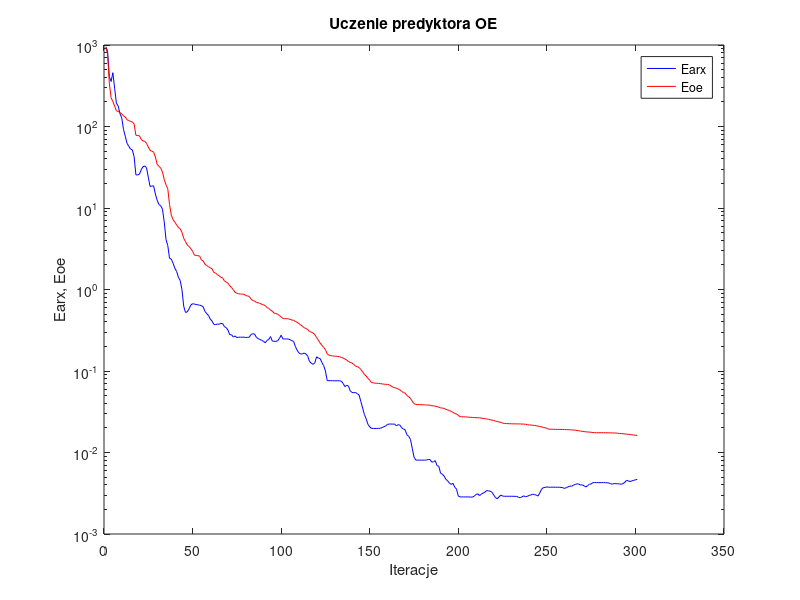
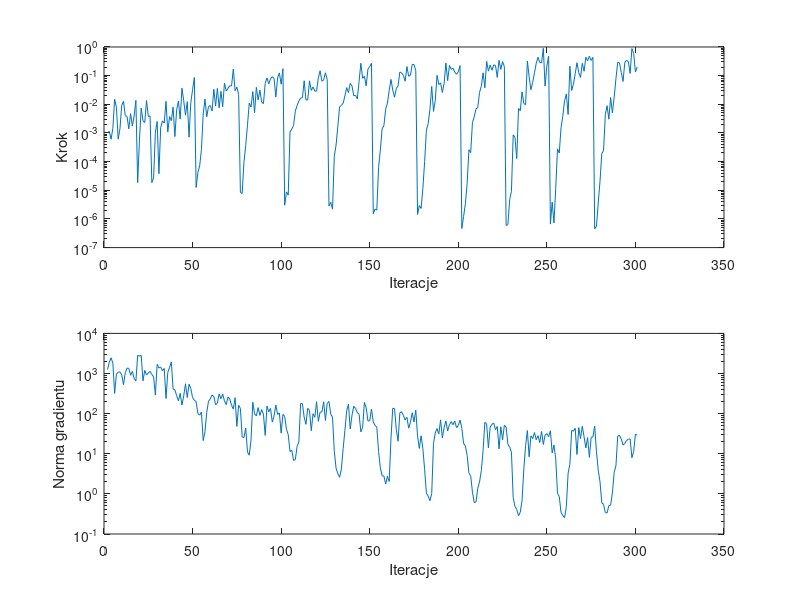

These charts were generated, in order, by the following MATLAB code:
%uczenie predyktora oe
clear all;
n=0; farx(n+1)=9.522352e+002; foe(n+1)=9.242109e+002; wspucz(n+1)=0.000000e+000; ng(n+1)=0.000000e+000;
%odnowa zmiennej metryki
n=1; farx(n+1)=8.467319e+002; foe(n+1)=7.899307e+002; krok(n+1)=1.016108e-003; ng(n+1)=1.253593e+003;
n=2; farx(n+1)=4.097195e+002; foe(n+1)=3.404733e+002; krok(n+1)=1.144090e-003; ng(n+1)=1.908658e+003;
n=3; farx(n+1)=3.569156e+002; foe(n+1)=2.251259e+002; krok(n+1)=6.038301e-004; ng(n+1)=2.462787e+003;
n=4; farx(n+1)=4.572696e+002; foe(n+1)=2.023728e+002; krok(n+1)=1.457334e-003; ng(n+1)=1.806708e+003;
n=5; farx(n+1)=2.943642e+002; foe(n+1)=1.779907e+002; krok(n+1)=1.503401e-002; ng(n+1)=3.201557e+002;
n=6; farx(n+1)=1.935648e+002; foe(n+1)=1.555773e+002; krok(n+1)=7.873683e-003; ng(n+1)=9.654401e+002;
n=7; farx(n+1)=1.787362e+002; foe(n+1)=1.536406e+002; krok(n+1)=6.095541e-004; ng(n+1)=1.075490e+003;
n=8; farx(n+1)=1.442070e+002; foe(n+1)=1.478368e+002; krok(n+1)=1.389400e-003; ng(n+1)=1.101492e+003;
n=9; farx(n+1)=1.277315e+002; foe(n+1)=1.433026e+002; krok(n+1)=9.222377e-003; ng(n+1)=9.301681e+002;
n=10; farx(n+1)=9.218980e+001; foe(n+1)=1.348922e+002; krok(n+1)=1.274938e-002; ng(n+1)=5.248021e+002;
n=11; farx(n+1)=7.603687e+001; foe(n+1)=1.306046e+002; krok(n+1)=4.027729e-003; ng(n+1)=1.055500e+003;
n=12; farx(n+1)=6.226835e+001; foe(n+1)=1.209835e+002; krok(n+1)=3.778589e-003; ng(n+1)=1.363505e+003;
n=13; farx(n+1)=5.711000e+001; foe(n+1)=1.184193e+002; krok(n+1)=1.389400e-003; ng(n+1)=1.343401e+003;
n=14; farx(n+1)=5.293128e+001; foe(n+1)=1.154124e+002; krok(n+1)=4.712379e-003; ng(n+1)=9.023315e+002;
n=15; farx(n+1)=5.169226e+001; foe(n+1)=1.140326e+002; krok(n+1)=1.737807e-003; ng(n+1)=1.130927e+003;
n=16; farx(n+1)=4.265454e+001; foe(n+1)=1.072874e+002; krok(n+1)=3.899772e-003; ng(n+1)=7.627094e+002;
n=17; farx(n+1)=2.551414e+001; foe(n+1)=7.800561e+001; krok(n+1)=1.370811e-002; ng(n+1)=6.471371e+002;
n=18; farx(n+1)=2.544008e+001; foe(n+1)=7.751896e+001; krok(n+1)=1.856661e-005; ng(n+1)=2.850260e+003;
n=19; farx(n+1)=2.598006e+001; foe(n+1)=7.701570e+001; krok(n+1)=5.499825e-004; ng(n+1)=2.712111e+003;
n=20; farx(n+1)=2.942971e+001; foe(n+1)=6.955784e+001; krok(n+1)=7.385876e-003; ng(n+1)=2.837148e+003;
n=21; farx(n+1)=3.206809e+001; foe(n+1)=6.653443e+001; krok(n+1)=2.673171e-003; ng(n+1)=6.569644e+002;
n=22; farx(n+1)=3.286796e+001; foe(n+1)=6.565135e+001; krok(n+1)=2.300371e-003; ng(n+1)=1.193351e+003;
n=23; farx(n+1)=3.112039e+001; foe(n+1)=6.234088e+001; krok(n+1)=1.352965e-002; ng(n+1)=9.201333e+002;
n=24; farx(n+1)=2.389361e+001; foe(n+1)=5.607484e+001; krok(n+1)=3.758503e-003; ng(n+1)=1.032695e+003;
n=25; farx(n+1)=1.835946e+001; foe(n+1)=5.106846e+001; krok(n+1)=3.953982e-003; ng(n+1)=1.133187e+003;
%odnowa zmiennej metryki
n=26; farx(n+1)=1.859365e+001; foe(n+1)=4.971238e+001; krok(n+1)=1.845197e-005; ng(n+1)=9.447998e+002;
n=27; farx(n+1)=1.870389e+001; foe(n+1)=4.863406e+001; krok(n+1)=2.697415e-005; ng(n+1)=8.305451e+002;
n=28; farx(n+1)=1.484763e+001; foe(n+1)=4.216385e+001; krok(n+1)=1.066655e-003; ng(n+1)=2.902673e+002;
n=29; farx(n+1)=1.249075e+001; foe(n+1)=3.442733e+001; krok(n+1)=2.531421e-003; ng(n+1)=1.684846e+003;
n=30; farx(n+1)=1.099906e+001; foe(n+1)=3.241963e+001; krok(n+1)=3.780400e-005; ng(n+1)=1.369904e+003;
n=31; farx(n+1)=1.068953e+001; foe(n+1)=3.099034e+001; krok(n+1)=1.555872e-003; ng(n+1)=1.455559e+003;
n=32; farx(n+1)=9.688416e+000; foe(n+1)=2.773315e+001; krok(n+1)=2.641497e-003; ng(n+1)=1.164465e+003;
n=33; farx(n+1)=6.744200e+000; foe(n+1)=2.234797e+001; krok(n+1)=2.222834e-003; ng(n+1)=1.336823e+003;
n=34; farx(n+1)=4.106548e+000; foe(n+1)=1.923123e+001; krok(n+1)=1.270603e-002; ng(n+1)=2.387189e+002;
n=35; farx(n+1)=3.462840e+000; foe(n+1)=1.723984e+001; krok(n+1)=1.072587e-003; ng(n+1)=1.059919e+003;
n=36; farx(n+1)=2.416975e+000; foe(n+1)=1.103116e+001; krok(n+1)=3.721397e-003; ng(n+1)=1.427320e+003;
n=37; farx(n+1)=2.357808e+000; foe(n+1)=8.168771e+000; krok(n+1)=2.695374e-003; ng(n+1)=1.928554e+003;
n=38; farx(n+1)=2.098754e+000; foe(n+1)=7.176687e+000; krok(n+1)=7.932207e-003; ng(n+1)=4.111120e+002;
n=39; farx(n+1)=1.821602e+000; foe(n+1)=6.699164e+000; krok(n+1)=7.499704e-004; ng(n+1)=3.931946e+002;
n=40; farx(n+1)=1.668038e+000; foe(n+1)=6.204024e+000; krok(n+1)=6.391423e-003; ng(n+1)=2.820407e+002;
n=41; farx(n+1)=1.410566e+000; foe(n+1)=5.783261e+000; krok(n+1)=1.299379e-002; ng(n+1)=2.095019e+002;
n=42; farx(n+1)=1.291428e+000; foe(n+1)=5.550348e+000; krok(n+1)=3.036370e-003; ng(n+1)=3.193973e+002;
n=43; farx(n+1)=9.980780e-001; foe(n+1)=5.035337e+000; krok(n+1)=3.651364e-002; ng(n+1)=1.638795e+002;
n=44; farx(n+1)=6.225953e-001; foe(n+1)=4.239835e+000; krok(n+1)=1.333847e-002; ng(n+1)=2.772000e+002;
n=45; farx(n+1)=5.234020e-001; foe(n+1)=3.872971e+000; krok(n+1)=4.162174e-003; ng(n+1)=5.550725e+002;
n=46; farx(n+1)=5.311794e-001; foe(n+1)=3.521168e+000; krok(n+1)=1.238474e-002; ng(n+1)=2.525484e+002;
n=47; farx(n+1)=5.780201e-001; foe(n+1)=3.376883e+000; krok(n+1)=7.138862e-004; ng(n+1)=5.420718e+002;
n=48; farx(n+1)=6.441372e-001; foe(n+1)=3.167553e+000; krok(n+1)=1.142218e-002; ng(n+1)=4.251483e+002;
n=49; farx(n+1)=6.698538e-001; foe(n+1)=2.954211e+000; krok(n+1)=3.271756e-002; ng(n+1)=2.523299e+002;
n=50; farx(n+1)=6.621978e-001; foe(n+1)=2.646353e+000; krok(n+1)=8.625198e-002; ng(n+1)=2.147784e+002;
%odnowa zmiennej metryki
n=51; farx(n+1)=6.552757e-001; foe(n+1)=2.620095e+000; krok(n+1)=1.248150e-005; ng(n+1)=2.003598e+002;
n=52; farx(n+1)=6.482346e-001; foe(n+1)=2.598438e+000; krok(n+1)=4.244958e-005; ng(n+1)=9.955005e+001;
n=53; farx(n+1)=6.424993e-001; foe(n+1)=2.570411e+000; krok(n+1)=7.066590e-005; ng(n+1)=9.200959e+001;
n=54; farx(n+1)=6.340312e-001; foe(n+1)=2.302128e+000; krok(n+1)=2.652070e-004; ng(n+1)=1.092652e+002;
n=55; farx(n+1)=6.123602e-001; foe(n+1)=2.243346e+000; krok(n+1)=4.633998e-003; ng(n+1)=2.133161e+001;
n=56; farx(n+1)=5.384612e-001; foe(n+1)=2.042230e+000; krok(n+1)=1.517095e-002; ng(n+1)=3.555127e+001;
n=57; farx(n+1)=5.052474e-001; foe(n+1)=1.966428e+000; krok(n+1)=3.683227e-003; ng(n+1)=1.080460e+002;
n=58; farx(n+1)=4.800557e-001; foe(n+1)=1.904149e+000; krok(n+1)=8.402186e-003; ng(n+1)=2.032862e+002;
n=59; farx(n+1)=4.325513e-001; foe(n+1)=1.846254e+000; krok(n+1)=9.041785e-003; ng(n+1)=2.329118e+002;
n=60; farx(n+1)=4.105785e-001; foe(n+1)=1.792876e+000; krok(n+1)=5.829556e-003; ng(n+1)=2.933005e+002;
n=61; farx(n+1)=3.732044e-001; foe(n+1)=1.620670e+000; krok(n+1)=3.346041e-002; ng(n+1)=2.649206e+002;
n=62; farx(n+1)=3.702702e-001; foe(n+1)=1.591495e+000; krok(n+1)=8.704305e-003; ng(n+1)=1.681743e+002;
n=63; farx(n+1)=3.770801e-001; foe(n+1)=1.522104e+000; krok(n+1)=3.598781e-002; ng(n+1)=1.841495e+002;
n=64; farx(n+1)=3.750431e-001; foe(n+1)=1.473685e+000; krok(n+1)=7.530795e-003; ng(n+1)=3.119969e+002;
n=65; farx(n+1)=3.834633e-001; foe(n+1)=1.413272e+000; krok(n+1)=2.835564e-002; ng(n+1)=2.356373e+002;
n=66; farx(n+1)=3.810452e-001; foe(n+1)=1.381977e+000; krok(n+1)=8.193332e-003; ng(n+1)=3.067897e+002;
n=67; farx(n+1)=3.504527e-001; foe(n+1)=1.271829e+000; krok(n+1)=5.500175e-002; ng(n+1)=2.086197e+002;
n=68; farx(n+1)=3.397621e-001; foe(n+1)=1.232579e+000; krok(n+1)=2.900728e-002; ng(n+1)=1.681855e+002;
n=69; farx(n+1)=3.168318e-001; foe(n+1)=1.195607e+000; krok(n+1)=3.638604e-002; ng(n+1)=2.591625e+002;
n=70; farx(n+1)=2.780484e-001; foe(n+1)=1.111776e+000; krok(n+1)=4.438543e-002; ng(n+1)=2.336739e+002;
n=71; farx(n+1)=2.790420e-001; foe(n+1)=1.056505e+000; krok(n+1)=4.346837e-002; ng(n+1)=1.612842e+002;
n=72; farx(n+1)=2.611779e-001; foe(n+1)=9.928383e-001; krok(n+1)=1.690415e-001; ng(n+1)=1.300234e+002;
n=73; farx(n+1)=2.691892e-001; foe(n+1)=9.224956e-001; krok(n+1)=2.977118e-002; ng(n+1)=2.497578e+002;
n=74; farx(n+1)=2.567716e-001; foe(n+1)=8.999114e-001; krok(n+1)=4.002904e-002; ng(n+1)=4.807290e+001;
n=75; farx(n+1)=2.599442e-001; foe(n+1)=8.869036e-001; krok(n+1)=2.219272e-002; ng(n+1)=1.610112e+002;
%odnowa zmiennej metryki
n=76; farx(n+1)=2.599035e-001; foe(n+1)=8.787037e-001; krok(n+1)=8.466097e-006; ng(n+1)=1.352589e+002;
n=77; farx(n+1)=2.598300e-001; foe(n+1)=8.783044e-001; krok(n+1)=7.746296e-006; ng(n+1)=2.635530e+001;
n=78; farx(n+1)=2.606298e-001; foe(n+1)=8.753182e-001; krok(n+1)=9.552003e-005; ng(n+1)=2.530025e+001;
n=79; farx(n+1)=2.576173e-001; foe(n+1)=8.424726e-001; krok(n+1)=3.643472e-004; ng(n+1)=4.387056e+001;
n=80; farx(n+1)=2.587868e-001; foe(n+1)=8.330274e-001; krok(n+1)=1.916949e-003; ng(n+1)=1.110045e+001;
n=81; farx(n+1)=2.595601e-001; foe(n+1)=8.223425e-001; krok(n+1)=1.109636e-002; ng(n+1)=9.209392e+000;
n=82; farx(n+1)=2.811625e-001; foe(n+1)=7.650313e-001; krok(n+1)=8.029022e-003; ng(n+1)=2.213023e+001;
n=83; farx(n+1)=2.864536e-001; foe(n+1)=7.304544e-001; krok(n+1)=2.768352e-002; ng(n+1)=1.920487e+002;
n=84; farx(n+1)=2.848245e-001; foe(n+1)=7.216445e-001; krok(n+1)=5.095665e-003; ng(n+1)=9.932840e+001;
n=85; farx(n+1)=2.592167e-001; foe(n+1)=6.958435e-001; krok(n+1)=3.899737e-002; ng(n+1)=8.772598e+001;
n=86; farx(n+1)=2.494024e-001; foe(n+1)=6.867067e-001; krok(n+1)=1.417782e-002; ng(n+1)=1.413685e+002;
n=87; farx(n+1)=2.437777e-001; foe(n+1)=6.759229e-001; krok(n+1)=3.094863e-002; ng(n+1)=9.052096e+001;
n=88; farx(n+1)=2.381564e-001; foe(n+1)=6.588272e-001; krok(n+1)=1.204622e-002; ng(n+1)=1.269326e+002;
n=89; farx(n+1)=2.314951e-001; foe(n+1)=6.483725e-001; krok(n+1)=1.056599e-002; ng(n+1)=9.712611e+001;
n=90; farx(n+1)=2.219673e-001; foe(n+1)=6.352768e-001; krok(n+1)=5.360061e-002; ng(n+1)=2.867730e+001;
n=91; farx(n+1)=2.366009e-001; foe(n+1)=6.004676e-001; krok(n+1)=8.343059e-002; ng(n+1)=1.543023e+002;
n=92; farx(n+1)=2.438758e-001; foe(n+1)=5.856484e-001; krok(n+1)=5.160128e-002; ng(n+1)=1.104273e+002;
n=93; farx(n+1)=2.644207e-001; foe(n+1)=5.588852e-001; krok(n+1)=7.742260e-002; ng(n+1)=1.351177e+002;
n=94; farx(n+1)=2.329171e-001; foe(n+1)=5.432517e-001; krok(n+1)=9.228634e-002; ng(n+1)=6.147705e+001;
n=95; farx(n+1)=2.322372e-001; foe(n+1)=5.125590e-001; krok(n+1)=8.044705e-002; ng(n+1)=8.734305e+001;
n=96; farx(n+1)=2.305055e-001; foe(n+1)=5.083734e-001; krok(n+1)=1.799391e-002; ng(n+1)=1.634177e+002;
n=97; farx(n+1)=2.351898e-001; foe(n+1)=4.966008e-001; krok(n+1)=8.373214e-002; ng(n+1)=9.563709e+001;
n=98; farx(n+1)=2.502317e-001; foe(n+1)=4.799078e-001; krok(n+1)=1.247419e-001; ng(n+1)=1.043052e+002;
n=99; farx(n+1)=2.751291e-001; foe(n+1)=4.616425e-001; krok(n+1)=5.005537e-002; ng(n+1)=3.264816e+001;
n=100; farx(n+1)=2.474519e-001; foe(n+1)=4.402807e-001; krok(n+1)=1.755320e-001; ng(n+1)=9.554132e+001;
%odnowa zmiennej metryki
n=101; farx(n+1)=2.474538e-001; foe(n+1)=4.387384e-001; krok(n+1)=3.021959e-006; ng(n+1)=8.504604e+001;
n=102; farx(n+1)=2.473172e-001; foe(n+1)=4.380219e-001; krok(n+1)=8.778020e-006; ng(n+1)=4.073178e+001;
n=103; farx(n+1)=2.471164e-001; foe(n+1)=4.376285e-001; krok(n+1)=6.772347e-006; ng(n+1)=2.999875e+001;
n=104; farx(n+1)=2.424702e-001; foe(n+1)=4.305663e-001; krok(n+1)=1.093065e-003; ng(n+1)=1.133591e+001;
n=105; farx(n+1)=2.355261e-001; foe(n+1)=4.220205e-001; krok(n+1)=1.369522e-003; ng(n+1)=1.228744e+001;
n=106; farx(n+1)=2.315667e-001; foe(n+1)=4.191775e-001; krok(n+1)=1.812955e-003; ng(n+1)=6.813964e+000;
n=107; farx(n+1)=2.008769e-001; foe(n+1)=4.058181e-001; krok(n+1)=5.767896e-003; ng(n+1)=7.149471e+000;
n=108; farx(n+1)=1.803517e-001; foe(n+1)=3.959880e-001; krok(n+1)=9.045235e-003; ng(n+1)=1.532802e+001;
n=109; farx(n+1)=1.671339e-001; foe(n+1)=3.823401e-001; krok(n+1)=1.305754e-002; ng(n+1)=1.955493e+001;
n=110; farx(n+1)=1.617042e-001; foe(n+1)=3.683685e-001; krok(n+1)=1.647425e-002; ng(n+1)=1.792971e+002;
n=111; farx(n+1)=1.623233e-001; foe(n+1)=3.543384e-001; krok(n+1)=1.693613e-002; ng(n+1)=1.768617e+002;
n=112; farx(n+1)=1.660199e-001; foe(n+1)=3.399657e-001; krok(n+1)=6.640781e-002; ng(n+1)=8.132959e+001;
n=113; farx(n+1)=1.618357e-001; foe(n+1)=3.325225e-001; krok(n+1)=1.417782e-002; ng(n+1)=5.418111e+001;
n=114; farx(n+1)=1.520814e-001; foe(n+1)=3.223614e-001; krok(n+1)=1.420161e-002; ng(n+1)=1.355548e+002;
n=115; farx(n+1)=1.308138e-001; foe(n+1)=3.059716e-001; krok(n+1)=6.602029e-002; ng(n+1)=1.203181e+002;
n=116; farx(n+1)=1.247333e-001; foe(n+1)=3.000142e-001; krok(n+1)=3.064379e-002; ng(n+1)=3.764074e+001;
n=117; farx(n+1)=1.205875e-001; foe(n+1)=2.928907e-001; krok(n+1)=4.030924e-002; ng(n+1)=9.967208e+001;
n=118; farx(n+1)=1.258276e-001; foe(n+1)=2.793147e-001; krok(n+1)=2.876644e-002; ng(n+1)=8.085938e+001;
n=119; farx(n+1)=1.494865e-001; foe(n+1)=2.575485e-001; krok(n+1)=2.900728e-002; ng(n+1)=1.975666e+002;
n=120; farx(n+1)=1.439223e-001; foe(n+1)=2.394554e-001; krok(n+1)=8.436372e-002; ng(n+1)=6.427535e+001;
n=121; farx(n+1)=1.422414e-001; foe(n+1)=2.196567e-001; krok(n+1)=1.479692e-001; ng(n+1)=1.090886e+002;
n=122; farx(n+1)=1.273219e-001; foe(n+1)=2.072113e-001; krok(n+1)=6.385486e-002; ng(n+1)=1.099959e+002;
n=123; farx(n+1)=1.164691e-001; foe(n+1)=1.947853e-001; krok(n+1)=7.143431e-002; ng(n+1)=1.980455e+002;
n=124; farx(n+1)=1.000603e-001; foe(n+1)=1.831936e-001; krok(n+1)=1.261335e-001; ng(n+1)=6.742151e+001;
n=125; farx(n+1)=7.616597e-002; foe(n+1)=1.620749e-001; krok(n+1)=7.414397e-002; ng(n+1)=1.808728e+002;
%odnowa zmiennej metryki
n=126; farx(n+1)=7.613911e-002; foe(n+1)=1.564000e-001; krok(n+1)=2.803760e-006; ng(n+1)=2.011839e+002;
n=127; farx(n+1)=7.608706e-002; foe(n+1)=1.542239e-001; krok(n+1)=3.799870e-006; ng(n+1)=9.677479e+001;
n=128; farx(n+1)=7.602047e-002; foe(n+1)=1.532838e-001; krok(n+1)=2.199796e-006; ng(n+1)=8.203868e+001;
n=129; farx(n+1)=7.594328e-002; foe(n+1)=1.522806e-001; krok(n+1)=1.553088e-004; ng(n+1)=1.161014e+001;
n=130; farx(n+1)=7.577528e-002; foe(n+1)=1.517976e-001; krok(n+1)=3.738062e-004; ng(n+1)=4.374194e+000;
n=131; farx(n+1)=7.587131e-002; foe(n+1)=1.511280e-001; krok(n+1)=1.709568e-003; ng(n+1)=3.220042e+000;
n=132; farx(n+1)=7.600433e-002; foe(n+1)=1.497442e-001; krok(n+1)=8.174750e-003; ng(n+1)=2.585596e+000;
n=133; farx(n+1)=7.485498e-002; foe(n+1)=1.469029e-001; krok(n+1)=9.157950e-003; ng(n+1)=4.172716e+000;
n=134; farx(n+1)=7.028469e-002; foe(n+1)=1.443195e-001; krok(n+1)=1.089156e-002; ng(n+1)=1.347942e+001;
n=135; farx(n+1)=6.436488e-002; foe(n+1)=1.401852e-001; krok(n+1)=1.970594e-002; ng(n+1)=3.850512e+001;
n=136; farx(n+1)=6.691582e-002; foe(n+1)=1.365149e-001; krok(n+1)=3.833684e-002; ng(n+1)=1.182178e+002;
n=137; farx(n+1)=6.526879e-002; foe(n+1)=1.309081e-001; krok(n+1)=2.560682e-002; ng(n+1)=1.719586e+002;
n=138; farx(n+1)=5.694200e-002; foe(n+1)=1.274577e-001; krok(n+1)=5.360061e-002; ng(n+1)=4.124155e+001;
n=139; farx(n+1)=5.457335e-002; foe(n+1)=1.251937e-001; krok(n+1)=4.366353e-002; ng(n+1)=9.173663e+001;
n=140; farx(n+1)=5.410810e-002; foe(n+1)=1.202048e-001; krok(n+1)=1.975828e-002; ng(n+1)=1.531134e+002;
n=141; farx(n+1)=5.443023e-002; foe(n+1)=1.148685e-001; krok(n+1)=2.082971e-002; ng(n+1)=1.349568e+002;
n=142; farx(n+1)=5.281372e-002; foe(n+1)=1.129942e-001; krok(n+1)=1.527445e-002; ng(n+1)=1.063187e+002;
n=143; farx(n+1)=5.060275e-002; foe(n+1)=1.103189e-001; krok(n+1)=6.418507e-002; ng(n+1)=9.651156e+001;
n=144; farx(n+1)=4.222780e-002; foe(n+1)=1.042639e-001; krok(n+1)=2.701916e-001; ng(n+1)=3.510012e+001;
n=145; farx(n+1)=3.510650e-002; foe(n+1)=9.799094e-002; krok(n+1)=8.100548e-002; ng(n+1)=4.568978e+001;
n=146; farx(n+1)=2.920011e-002; foe(n+1)=9.055938e-002; krok(n+1)=9.569438e-002; ng(n+1)=1.900560e+002;
n=147; farx(n+1)=2.590362e-002; foe(n+1)=8.673045e-002; krok(n+1)=4.382471e-002; ng(n+1)=1.408609e+002;
n=148; farx(n+1)=2.212006e-002; foe(n+1)=8.125214e-002; krok(n+1)=1.702433e-001; ng(n+1)=6.570549e+001;
n=149; farx(n+1)=2.065592e-002; foe(n+1)=7.735884e-002; krok(n+1)=2.088513e-001; ng(n+1)=6.604481e+001;
n=150; farx(n+1)=1.976924e-002; foe(n+1)=7.210360e-002; krok(n+1)=2.681247e-001; ng(n+1)=1.294074e+002;
%odnowa zmiennej metryki
n=151; farx(n+1)=1.975291e-002; foe(n+1)=7.156147e-002; krok(n+1)=1.517574e-006; ng(n+1)=6.260319e+001;
n=152; farx(n+1)=1.973846e-002; foe(n+1)=7.100382e-002; krok(n+1)=2.201936e-006; ng(n+1)=5.100547e+001;
n=153; farx(n+1)=1.973688e-002; foe(n+1)=7.079613e-002; krok(n+1)=2.026605e-006; ng(n+1)=4.623645e+001;
n=154; farx(n+1)=1.976934e-002; foe(n+1)=7.034569e-002; krok(n+1)=6.352069e-005; ng(n+1)=1.147450e+001;
n=155; farx(n+1)=1.985345e-002; foe(n+1)=7.009612e-002; krok(n+1)=2.540269e-004; ng(n+1)=4.443815e+000;
n=156; farx(n+1)=2.021405e-002; foe(n+1)=6.942858e-002; krok(n+1)=1.387045e-003; ng(n+1)=2.823224e+000;
n=157; farx(n+1)=2.074887e-002; foe(n+1)=6.890791e-002; krok(n+1)=1.797919e-003; ng(n+1)=2.792058e+000;
n=158; farx(n+1)=2.117392e-002; foe(n+1)=6.865692e-002; krok(n+1)=6.753788e-003; ng(n+1)=1.756524e+000;
n=159; farx(n+1)=2.205198e-002; foe(n+1)=6.842076e-002; krok(n+1)=1.109636e-002; ng(n+1)=2.743530e+000;
n=160; farx(n+1)=2.237534e-002; foe(n+1)=6.779475e-002; krok(n+1)=3.068686e-002; ng(n+1)=2.035551e+000;
n=161; farx(n+1)=2.235260e-002; foe(n+1)=6.556956e-002; krok(n+1)=7.399738e-002; ng(n+1)=2.414714e+001;
n=162; farx(n+1)=2.225761e-002; foe(n+1)=6.350810e-002; krok(n+1)=3.150760e-002; ng(n+1)=1.364364e+002;
n=163; farx(n+1)=2.238168e-002; foe(n+1)=6.240972e-002; krok(n+1)=1.761298e-002; ng(n+1)=1.336621e+002;
n=164; farx(n+1)=2.130161e-002; foe(n+1)=6.159044e-002; krok(n+1)=3.500452e-002; ng(n+1)=4.044107e+001;
n=165; farx(n+1)=2.191791e-002; foe(n+1)=6.022131e-002; krok(n+1)=4.438543e-002; ng(n+1)=2.048368e+001;
n=166; farx(n+1)=2.173474e-002; foe(n+1)=5.882486e-002; krok(n+1)=1.344556e-001; ng(n+1)=1.044963e+002;
n=167; farx(n+1)=2.021840e-002; foe(n+1)=5.631900e-002; krok(n+1)=1.247419e-001; ng(n+1)=1.118841e+002;
n=168; farx(n+1)=1.943897e-002; foe(n+1)=5.453641e-002; krok(n+1)=1.022485e-001; ng(n+1)=9.076905e+001;
n=169; farx(n+1)=1.894351e-002; foe(n+1)=5.351473e-002; krok(n+1)=6.385486e-002; ng(n+1)=6.997544e+001;
n=170; farx(n+1)=1.648761e-002; foe(n+1)=4.996938e-002; krok(n+1)=2.073757e-001; ng(n+1)=8.108921e+001;
n=171; farx(n+1)=1.579412e-002; foe(n+1)=4.838088e-002; krok(n+1)=9.515193e-002; ng(n+1)=4.337034e+001;
n=172; farx(n+1)=1.448936e-002; foe(n+1)=4.609942e-002; krok(n+1)=1.044009e-001; ng(n+1)=6.134933e+001;
n=173; farx(n+1)=1.129604e-002; foe(n+1)=4.261833e-002; krok(n+1)=2.487059e-001; ng(n+1)=1.052679e+002;
n=174; farx(n+1)=8.799000e-003; foe(n+1)=3.979507e-002; krok(n+1)=2.427388e-001; ng(n+1)=6.204048e+001;
n=175; farx(n+1)=8.073433e-003; foe(n+1)=3.881393e-002; krok(n+1)=1.498842e-001; ng(n+1)=1.224641e+002;
%odnowa zmiennej metryki
n=176; farx(n+1)=8.070190e-003; foe(n+1)=3.875558e-002; krok(n+1)=1.426351e-006; ng(n+1)=2.802753e+001;
n=177; farx(n+1)=8.067588e-003; foe(n+1)=3.872359e-002; krok(n+1)=2.938190e-006; ng(n+1)=1.357956e+001;
n=178; farx(n+1)=8.062496e-003; foe(n+1)=3.861056e-002; krok(n+1)=2.320674e-006; ng(n+1)=2.814044e+001;
n=179; farx(n+1)=8.062512e-003; foe(n+1)=3.847629e-002; krok(n+1)=1.161317e-005; ng(n+1)=1.350776e+001;
n=180; farx(n+1)=8.048868e-003; foe(n+1)=3.836888e-002; krok(n+1)=9.985203e-005; ng(n+1)=4.040204e+000;
n=181; farx(n+1)=8.100856e-003; foe(n+1)=3.829279e-002; krok(n+1)=1.255562e-003; ng(n+1)=1.032685e+000;
n=182; farx(n+1)=8.211587e-003; foe(n+1)=3.820756e-002; krok(n+1)=2.118327e-003; ng(n+1)=8.860244e-001;
n=183; farx(n+1)=8.214771e-003; foe(n+1)=3.806776e-002; krok(n+1)=6.802533e-003; ng(n+1)=6.769199e-001;
n=184; farx(n+1)=7.650313e-003; foe(n+1)=3.749196e-002; krok(n+1)=4.194258e-002; ng(n+1)=1.016055e+000;
n=185; farx(n+1)=7.672253e-003; foe(n+1)=3.728813e-002; krok(n+1)=5.636318e-003; ng(n+1)=1.808527e+001;
n=186; farx(n+1)=7.942868e-003; foe(n+1)=3.712377e-002; krok(n+1)=1.346946e-002; ng(n+1)=3.276490e+001;
n=187; farx(n+1)=6.909806e-003; foe(n+1)=3.642780e-002; krok(n+1)=1.024273e-001; ng(n+1)=4.269206e+001;
n=188; farx(n+1)=6.788273e-003; foe(n+1)=3.607240e-002; krok(n+1)=4.904612e-002; ng(n+1)=3.097884e+001;
n=189; farx(n+1)=5.577685e-003; foe(n+1)=3.525806e-002; krok(n+1)=5.600725e-002; ng(n+1)=6.994514e+001;
n=190; farx(n+1)=5.407800e-003; foe(n+1)=3.508769e-002; krok(n+1)=2.580064e-002; ng(n+1)=2.496923e+001;
n=191; farx(n+1)=5.137096e-003; foe(n+1)=3.477796e-002; krok(n+1)=5.360061e-002; ng(n+1)=4.455646e+001;
n=192; farx(n+1)=4.686717e-003; foe(n+1)=3.380444e-002; krok(n+1)=2.775732e-001; ng(n+1)=6.606548e+001;
n=193; farx(n+1)=4.498758e-003; foe(n+1)=3.335180e-002; krok(n+1)=6.722782e-002; ng(n+1)=3.714933e+001;
n=194; farx(n+1)=4.196531e-003; foe(n+1)=3.261334e-002; krok(n+1)=2.268451e-001; ng(n+1)=5.281070e+001;
n=195; farx(n+1)=4.069055e-003; foe(n+1)=3.200712e-002; krok(n+1)=1.664562e-001; ng(n+1)=6.340595e+001;
n=196; farx(n+1)=4.180652e-003; foe(n+1)=3.106057e-002; krok(n+1)=1.809599e-001; ng(n+1)=5.286771e+001;
n=197; farx(n+1)=3.753879e-003; foe(n+1)=3.008153e-002; krok(n+1)=1.337651e-001; ng(n+1)=6.550438e+001;
n=198; farx(n+1)=3.557755e-003; foe(n+1)=2.970085e-002; krok(n+1)=1.115271e-001; ng(n+1)=4.472324e+001;
n=199; farx(n+1)=2.922057e-003; foe(n+1)=2.863405e-002; krok(n+1)=1.350863e-001; ng(n+1)=5.058027e+001;
n=200; farx(n+1)=2.852223e-003; foe(n+1)=2.749084e-002; krok(n+1)=2.230542e-001; ng(n+1)=6.945126e+001;
%odnowa zmiennej metryki
n=201; farx(n+1)=2.851681e-003; foe(n+1)=2.743407e-002; krok(n+1)=4.613351e-007; ng(n+1)=4.308981e+001;
n=202; farx(n+1)=2.851859e-003; foe(n+1)=2.740578e-002; krok(n+1)=1.225769e-006; ng(n+1)=1.803301e+001;
n=203; farx(n+1)=2.849405e-003; foe(n+1)=2.735434e-002; krok(n+1)=3.403857e-006; ng(n+1)=1.560134e+001;
n=204; farx(n+1)=2.850592e-003; foe(n+1)=2.726529e-002; krok(n+1)=1.755604e-005; ng(n+1)=9.130651e+000;
n=205; farx(n+1)=2.850017e-003; foe(n+1)=2.712399e-002; krok(n+1)=2.594055e-004; ng(n+1)=3.262524e+000;
n=206; farx(n+1)=2.837168e-003; foe(n+1)=2.701994e-002; krok(n+1)=2.054008e-004; ng(n+1)=2.843644e+000;
n=207; farx(n+1)=2.833632e-003; foe(n+1)=2.689183e-002; krok(n+1)=2.341941e-003; ng(n+1)=1.101786e+000;
n=208; farx(n+1)=2.913694e-003; foe(n+1)=2.682723e-002; krok(n+1)=3.683227e-003; ng(n+1)=6.057822e-001;
n=209; farx(n+1)=3.054672e-003; foe(n+1)=2.675953e-002; krok(n+1)=6.941453e-003; ng(n+1)=6.309323e-001;
n=210; farx(n+1)=3.114951e-003; foe(n+1)=2.671979e-002; krok(n+1)=7.760194e-003; ng(n+1)=1.387303e+000;
n=211; farx(n+1)=2.961567e-003; foe(n+1)=2.664568e-002; krok(n+1)=2.610641e-002; ng(n+1)=1.987065e+000;
n=212; farx(n+1)=3.085280e-003; foe(n+1)=2.643067e-002; krok(n+1)=4.256083e-002; ng(n+1)=3.808324e+000;
n=213; farx(n+1)=3.172862e-003; foe(n+1)=2.615923e-002; krok(n+1)=1.257655e-001; ng(n+1)=1.215234e+001;
n=214; farx(n+1)=3.262680e-003; foe(n+1)=2.603396e-002; krok(n+1)=3.771383e-002; ng(n+1)=6.041842e+001;
n=215; farx(n+1)=3.410279e-003; foe(n+1)=2.572794e-002; krok(n+1)=3.152950e-001; ng(n+1)=5.498131e+001;
n=216; farx(n+1)=3.384301e-003; foe(n+1)=2.558605e-002; krok(n+1)=1.438191e-001; ng(n+1)=1.398149e+001;
n=217; farx(n+1)=3.361187e-003; foe(n+1)=2.523111e-002; krok(n+1)=2.340680e-001; ng(n+1)=4.605769e+001;
n=218; farx(n+1)=3.254755e-003; foe(n+1)=2.500242e-002; krok(n+1)=1.545508e-001; ng(n+1)=5.432539e+001;
n=219; farx(n+1)=3.012222e-003; foe(n+1)=2.469476e-002; krok(n+1)=2.373843e-001; ng(n+1)=5.830044e+001;
n=220; farx(n+1)=2.799448e-003; foe(n+1)=2.424581e-002; krok(n+1)=2.271963e-001; ng(n+1)=3.982633e+001;
n=221; farx(n+1)=2.702002e-003; foe(n+1)=2.407297e-002; krok(n+1)=8.662598e-002; ng(n+1)=4.780919e+001;
n=222; farx(n+1)=2.855854e-003; foe(n+1)=2.363682e-002; krok(n+1)=3.427774e-001; ng(n+1)=1.321316e+001;
n=223; farx(n+1)=3.000439e-003; foe(n+1)=2.344008e-002; krok(n+1)=1.653712e-001; ng(n+1)=4.697912e+001;
n=224; farx(n+1)=2.923361e-003; foe(n+1)=2.298752e-002; krok(n+1)=3.091610e-001; ng(n+1)=2.202081e+001;
n=225; farx(n+1)=2.904408e-003; foe(n+1)=2.269853e-002; krok(n+1)=2.093785e-001; ng(n+1)=5.128896e+001;
%odnowa zmiennej metryki
n=226; farx(n+1)=2.904627e-003; foe(n+1)=2.263053e-002; krok(n+1)=5.936138e-007; ng(n+1)=4.636476e+001;
n=227; farx(n+1)=2.904925e-003; foe(n+1)=2.261645e-002; krok(n+1)=6.272198e-007; ng(n+1)=1.728214e+001;
n=228; farx(n+1)=2.902739e-003; foe(n+1)=2.255358e-002; krok(n+1)=4.687854e-006; ng(n+1)=1.464401e+001;
n=229; farx(n+1)=2.903756e-003; foe(n+1)=2.248894e-002; krok(n+1)=9.207477e-006; ng(n+1)=1.094610e+001;
n=230; farx(n+1)=2.902845e-003; foe(n+1)=2.246186e-002; krok(n+1)=8.567570e-004; ng(n+1)=8.011107e-001;
n=231; farx(n+1)=2.896372e-003; foe(n+1)=2.245336e-002; krok(n+1)=7.010487e-004; ng(n+1)=4.851291e-001;
n=232; farx(n+1)=2.895253e-003; foe(n+1)=2.245204e-002; krok(n+1)=1.279822e-004; ng(n+1)=4.112052e-001;
n=233; farx(n+1)=2.819116e-003; foe(n+1)=2.242683e-002; krok(n+1)=7.119007e-003; ng(n+1)=2.851216e-001;
n=234; farx(n+1)=2.787450e-003; foe(n+1)=2.241008e-002; krok(n+1)=5.977052e-003; ng(n+1)=3.504488e-001;
n=235; farx(n+1)=2.862778e-003; foe(n+1)=2.236321e-002; krok(n+1)=2.721013e-002; ng(n+1)=6.903436e-001;
n=236; farx(n+1)=2.936743e-003; foe(n+1)=2.229743e-002; krok(n+1)=1.063635e-002; ng(n+1)=4.235473e+000;
n=237; farx(n+1)=2.872270e-003; foe(n+1)=2.222549e-002; krok(n+1)=9.661282e-003; ng(n+1)=1.592375e+001;
n=238; farx(n+1)=2.901152e-003; foe(n+1)=2.188943e-002; krok(n+1)=3.240219e-001; ng(n+1)=3.792289e+001;
n=239; farx(n+1)=2.971769e-003; foe(n+1)=2.178051e-002; krok(n+1)=9.137743e-002; ng(n+1)=8.397986e+000;
n=240; farx(n+1)=3.016041e-003; foe(n+1)=2.173311e-002; krok(n+1)=3.209254e-002; ng(n+1)=2.804079e+001;
n=241; farx(n+1)=3.081065e-003; foe(n+1)=2.159562e-002; krok(n+1)=5.857529e-002; ng(n+1)=2.387078e+001;
n=242; farx(n+1)=3.042547e-003; foe(n+1)=2.144948e-002; krok(n+1)=1.257655e-001; ng(n+1)=3.374692e+001;
n=243; farx(n+1)=3.002808e-003; foe(n+1)=2.129574e-002; krok(n+1)=2.701727e-001; ng(n+1)=2.232350e+001;
n=244; farx(n+1)=2.921565e-003; foe(n+1)=2.107057e-002; krok(n+1)=4.353621e-001; ng(n+1)=2.822339e+001;
n=245; farx(n+1)=3.194112e-003; foe(n+1)=2.089105e-002; krok(n+1)=2.889625e-001; ng(n+1)=1.909087e+001;
n=246; farx(n+1)=3.539575e-003; foe(n+1)=2.067477e-002; krok(n+1)=2.774171e-001; ng(n+1)=3.594154e+001;
n=247; farx(n+1)=3.712400e-003; foe(n+1)=2.021437e-002; krok(n+1)=9.001093e-001; ng(n+1)=1.704123e+001;
n=248; farx(n+1)=3.730452e-003; foe(n+1)=2.012670e-002; krok(n+1)=4.312599e-002; ng(n+1)=2.924148e+001;
n=249; farx(n+1)=3.784846e-003; foe(n+1)=1.978149e-002; krok(n+1)=2.192961e-001; ng(n+1)=3.183528e+001;
n=250; farx(n+1)=3.749621e-003; foe(n+1)=1.935412e-002; krok(n+1)=4.763389e-001; ng(n+1)=2.664187e+001;
%odnowa zmiennej metryki
n=251; farx(n+1)=3.750787e-003; foe(n+1)=1.930331e-002; krok(n+1)=6.623605e-007; ng(n+1)=3.757557e+001;
n=252; farx(n+1)=3.751929e-003; foe(n+1)=1.928191e-002; krok(n+1)=3.873148e-006; ng(n+1)=1.047930e+001;
n=253; farx(n+1)=3.752311e-003; foe(n+1)=1.926637e-002; krok(n+1)=7.241553e-007; ng(n+1)=1.652987e+001;
n=254; farx(n+1)=3.751177e-003; foe(n+1)=1.922461e-002; krok(n+1)=1.155324e-005; ng(n+1)=7.478440e+000;
n=255; farx(n+1)=3.749266e-003; foe(n+1)=1.921053e-002; krok(n+1)=2.779644e-004; ng(n+1)=1.034216e+000;
n=256; farx(n+1)=3.744208e-003; foe(n+1)=1.920157e-002; krok(n+1)=2.000284e-004; ng(n+1)=8.570124e-001;
n=257; farx(n+1)=3.732405e-003; foe(n+1)=1.919269e-002; krok(n+1)=1.525147e-003; ng(n+1)=3.440725e-001;
n=258; farx(n+1)=3.699179e-003; foe(n+1)=1.918237e-002; krok(n+1)=3.799123e-003; ng(n+1)=2.877940e-001;
n=259; farx(n+1)=3.621222e-003; foe(n+1)=1.915620e-002; krok(n+1)=1.333847e-002; ng(n+1)=2.563364e-001;
n=260; farx(n+1)=3.714496e-003; foe(n+1)=1.910072e-002; krok(n+1)=2.307159e-002; ng(n+1)=4.800909e-001;
n=261; farx(n+1)=3.789207e-003; foe(n+1)=1.907423e-002; krok(n+1)=4.399860e-003; ng(n+1)=3.296059e+000;
n=262; farx(n+1)=3.874555e-003; foe(n+1)=1.897758e-002; krok(n+1)=2.134155e-001; ng(n+1)=5.458218e+000;
n=263; farx(n+1)=3.856948e-003; foe(n+1)=1.895444e-002; krok(n+1)=3.043820e-002; ng(n+1)=3.825619e+001;
n=264; farx(n+1)=3.980766e-003; foe(n+1)=1.888766e-002; krok(n+1)=4.953895e-002; ng(n+1)=3.652693e+001;
n=265; farx(n+1)=4.052392e-003; foe(n+1)=1.876577e-002; krok(n+1)=1.171506e-001; ng(n+1)=4.303367e+001;
n=266; farx(n+1)=4.131962e-003; foe(n+1)=1.864722e-002; krok(n+1)=2.833785e-001; ng(n+1)=9.598475e+000;
n=267; farx(n+1)=4.095797e-003; foe(n+1)=1.848522e-002; krok(n+1)=1.277097e-001; ng(n+1)=4.486368e+001;
n=268; farx(n+1)=3.985135e-003; foe(n+1)=1.833682e-002; krok(n+1)=8.610785e-002; ng(n+1)=2.394954e+001;
n=269; farx(n+1)=4.008503e-003; foe(n+1)=1.816252e-002; krok(n+1)=2.693452e-001; ng(n+1)=4.829116e+001;
n=270; farx(n+1)=3.898342e-003; foe(n+1)=1.809076e-002; krok(n+1)=1.423907e-001; ng(n+1)=2.652390e+001;
n=271; farx(n+1)=3.782263e-003; foe(n+1)=1.791799e-002; krok(n+1)=4.364225e-001; ng(n+1)=1.397673e+001;
n=272; farx(n+1)=3.913285e-003; foe(n+1)=1.784813e-002; krok(n+1)=3.326660e-001; ng(n+1)=2.528185e+001;
n=273; farx(n+1)=4.076949e-003; foe(n+1)=1.778252e-002; krok(n+1)=4.756263e-001; ng(n+1)=8.130343e+000;
n=274; farx(n+1)=4.114924e-003; foe(n+1)=1.770221e-002; krok(n+1)=3.380830e-001; ng(n+1)=2.561712e+001;
n=275; farx(n+1)=4.272316e-003; foe(n+1)=1.755836e-002; krok(n+1)=4.352152e-001; ng(n+1)=2.629755e+001;
%odnowa zmiennej metryki
n=276; farx(n+1)=4.272322e-003; foe(n+1)=1.749980e-002; krok(n+1)=4.503071e-007; ng(n+1)=4.910638e+001;
n=277; farx(n+1)=4.272543e-003; foe(n+1)=1.749512e-002; krok(n+1)=5.621878e-007; ng(n+1)=1.120354e+001;
n=278; farx(n+1)=4.271826e-003; foe(n+1)=1.749110e-002; krok(n+1)=3.597379e-006; ng(n+1)=3.897233e+000;
n=279; farx(n+1)=4.271764e-003; foe(n+1)=1.748757e-002; krok(n+1)=2.063495e-005; ng(n+1)=2.005640e+000;
n=280; farx(n+1)=4.270597e-003; foe(n+1)=1.748536e-002; krok(n+1)=1.910401e-004; ng(n+1)=5.958730e-001;
n=281; farx(n+1)=4.270094e-003; foe(n+1)=1.748353e-002; krok(n+1)=2.397411e-004; ng(n+1)=5.469600e-001;
n=282; farx(n+1)=4.267650e-003; foe(n+1)=1.747702e-002; krok(n+1)=4.341280e-003; ng(n+1)=3.387277e-001;
n=283; farx(n+1)=4.251226e-003; foe(n+1)=1.746519e-002; krok(n+1)=8.928204e-003; ng(n+1)=3.344648e-001;
n=284; farx(n+1)=4.223681e-003; foe(n+1)=1.744399e-002; krok(n+1)=3.026819e-003; ng(n+1)=5.134024e-001;
n=285; farx(n+1)=4.131631e-003; foe(n+1)=1.740458e-002; krok(n+1)=1.716139e-002; ng(n+1)=5.225302e-001;
n=286; farx(n+1)=4.099130e-003; foe(n+1)=1.738345e-002; krok(n+1)=5.022071e-003; ng(n+1)=1.059123e+000;
n=287; farx(n+1)=4.165332e-003; foe(n+1)=1.737376e-002; krok(n+1)=1.778267e-002; ng(n+1)=3.463795e+000;
n=288; farx(n+1)=4.128315e-003; foe(n+1)=1.732762e-002; krok(n+1)=7.866273e-002; ng(n+1)=5.032410e+000;
n=289; farx(n+1)=4.143449e-003; foe(n+1)=1.723361e-002; krok(n+1)=2.909773e-001; ng(n+1)=2.748083e+001;
n=290; farx(n+1)=4.105604e-003; foe(n+1)=1.712175e-002; krok(n+1)=2.818076e-001; ng(n+1)=2.880698e+001;
n=291; farx(n+1)=4.084777e-003; foe(n+1)=1.704782e-002; krok(n+1)=1.295863e-001; ng(n+1)=2.328651e+001;
n=292; farx(n+1)=4.141331e-003; foe(n+1)=1.700884e-002; krok(n+1)=6.269998e-002; ng(n+1)=1.651013e+001;
n=293; farx(n+1)=4.314245e-003; foe(n+1)=1.688288e-002; krok(n+1)=2.879025e-001; ng(n+1)=1.802005e+001;
n=294; farx(n+1)=4.545621e-003; foe(n+1)=1.679778e-002; krok(n+1)=3.427774e-001; ng(n+1)=2.140371e+001;
n=295; farx(n+1)=4.498695e-003; foe(n+1)=1.671192e-002; krok(n+1)=3.066215e-001; ng(n+1)=2.307501e+001;
n=296; farx(n+1)=4.392554e-003; foe(n+1)=1.663917e-002; krok(n+1)=1.191056e-001; ng(n+1)=2.343499e+001;
n=297; farx(n+1)=4.497574e-003; foe(n+1)=1.649182e-002; krok(n+1)=8.823184e-001; ng(n+1)=7.945829e+000;
n=298; farx(n+1)=4.550906e-003; foe(n+1)=1.639297e-002; krok(n+1)=6.014376e-001; ng(n+1)=1.143833e+001;
n=299; farx(n+1)=4.623831e-003; foe(n+1)=1.628816e-002; krok(n+1)=1.331896e-001; ng(n+1)=3.079741e+001;
n=300; farx(n+1)=4.681102e-003; foe(n+1)=1.618271e-002; krok(n+1)=2.013997e-001; ng(n+1)=2.890013e+001;

figure; semilogy(farx,'b'); hold on; semilogy(foe,'r'); xlabel('Iteracje'); ylabel('Earx, Eoe'); legend('Earx','Eoe'); title('Uczenie predyktora OE');
figure; subplot(2,1,1); semilogy(krok); xlabel('Iteracje'); ylabel('Krok');
subplot(2,1,2); semilogy(ng); xlabel('Iteracje'); ylabel('Norma gradientu');
Earx=farx(n+1)
Eoe=foe(n+1)
